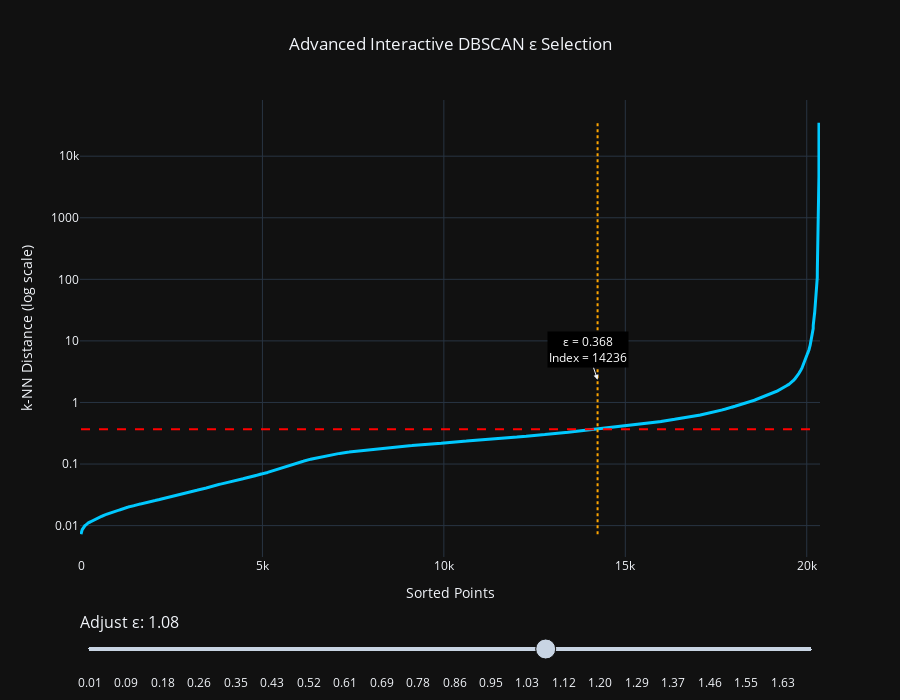

Notebook code for this chart:
### Code cell
import numpy as np
import plotly.graph_objects as go
from sklearn.preprocessing import RobustScaler
from sklearn.neighbors import NearestNeighbors

# ----------------------------
# 1️⃣ Scaling
# ----------------------------
scaler = RobustScaler()
X_scaled = scaler.fit_transform(X)

# ----------------------------
# 2️⃣ kNN distances
# ----------------------------
neighbors = NearestNeighbors(n_neighbors=10)
distances, _ = neighbors.fit(X_scaled).kneighbors(X_scaled)
k_distances = np.sort(distances[:, -1])

# ----------------------------
# 3️⃣ Initial epsilon
# ----------------------------
init_eps = np.percentile(k_distances, 70)

# Function to compute intersection index
def find_index(eps):
    return int(np.searchsorted(k_distances, eps))

# ----------------------------
# 4️⃣ Create Figure
# ----------------------------
fig = go.Figure()

# Main curve
fig.add_trace(go.Scatter(
    x=np.arange(len(k_distances)),
    y=k_distances,
    mode='lines',
    line=dict(width=3, color="#00C9FF"),
    name='k-distance'
))

# Initial intersection
init_idx = find_index(init_eps)

# Horizontal epsilon line
fig.add_shape(
    type="line",
    x0=0,
    x1=len(k_distances),
    y0=init_eps,
    y1=init_eps,
    line=dict(color="red", dash="dash"),
)

# Vertical index line
fig.add_shape(
    type="line",
    x0=init_idx,
    x1=init_idx,
    y0=min(k_distances),
    y1=max(k_distances),
    line=dict(color="orange", dash="dot"),
)

# Annotation
fig.add_annotation(
    x=init_idx,
    y=init_eps,
    text=f"ε = {init_eps:.3f}<br>Index = {init_idx}",
    showarrow=True,
    arrowhead=2,
    bgcolor="black",
    font=dict(color="white")
)

# ----------------------------
# 5️⃣ Slider
# ----------------------------
eps_values = np.linspace(
    np.min(k_distances),
    np.percentile(k_distances, 95),
    80
)

steps = []

for eps in eps_values:
    idx = find_index(eps)

    step = dict(
        method="relayout",
        args=[{
            "shapes[0].y0": eps,
            "shapes[0].y1": eps,
            "shapes[1].x0": idx,
            "shapes[1].x1": idx,
            "annotations[0].x": idx,
            "annotations[0].y": eps,
            "annotations[0].text":
                f"ε = {eps:.3f}<br>Index = {idx}<br>Points ≤ ε: {idx}"
        }],
        label=f"{eps:.2f}"
    )

    steps.append(step)

sliders = [dict(
    active=50,
    currentvalue={"prefix": "Adjust ε: ", "font": {"size": 16}},
    pad={"t": 50},
    steps=steps
)]

# ----------------------------
# 6️⃣ Layout Styling
# ----------------------------
fig.update_layout(
    title={
        "text": "Advanced Interactive DBSCAN ε Selection",
        "x": 0.5
    },
    template="plotly_dark",
    xaxis=dict(
        title="Sorted Points",
        showgrid=True,
        zeroline=False
    ),
    yaxis=dict(
        title="k-NN Distance (log scale)",
        type="log",
        showgrid=True
    ),
    sliders=sliders,
    height=700
)

fig.show()

### Figure 1 — Plotly figure (JSON) as saved in the notebook; plotly's stock layout.template omitted (floating-point values rounded to 4 significant figures; data arrays with more than 128 entries replaced by an {"elided": "..."} marker saying what was removed)
{"data": [{"line": {"color": "#00C9FF", "width": 3}, "mode": "lines", "name": "k-distance", "type": "scatter", "x": {"elided": "20338 int values"}, "y": {"elided": "20338 float values"}}], "layout": {"annotations": [{"arrowhead": 2, "bgcolor": "black", "font": {"color": "white"}, "showarrow": true, "text": "ε = 0.368<br>Index = 14236", "x": 14236, "y": 0.3681}], "height": 700, "shapes": [{"line": {"color": "red", "dash": "dash"}, "type": "line", "x0": 0, "x1": 20338, "y0": 0.3681, "y1": 0.3681}, {"line": {"color": "orange", "dash": "dot"}, "type": "line", "x0": 14236, "x1": 14236, "y0": 0.007265, "y1": 34790.0}], "sliders": [{"active": 50, "currentvalue": {"font": {"size": 16}, "prefix": "Adjust ε: "}, "pad": {"t": 50}, "steps": [{"args": [{"annotations[0].text": "ε = 0.007<br>Index = 0<br>Points ≤ ε: 0", "annotations[0].x": 0, "annotations[0].y": 0.007265, "shapes[0].y0": 0.007265, "shapes[0].y1": 0.007265, "shapes[1].x0": 0, "shapes[1].x1": 0}], "label": "0.01", "method": "relayout"}, {"args": [{"annotations[0].text": "ε = 0.029<br>Index = 2401<br>Points ≤ ε: 2401", "annotations[0].x": 2401, "annotations[0].y": 0.02862, "shapes[0].y0": 0.02862, "shapes[0].y1": 0.02862, "shapes[1].x0": 2401, "shapes[1].x1": 2401}], "label": "0.03", "method": "relayout"}, {"args": [{"annotations[0].text": "ε = 0.050<br>Index = 4010<br>Points ≤ ε: 4010", "annotations[0].x": 4010, "annotations[0].y": 0.04998, "shapes[0].y0": 0.04998, "shapes[0].y1": 0.04998, "shapes[1].x0": 4010, "shapes[1].x1": 4010}], "label": "0.05", "method": "relayout"}, {"args": [{"annotations[0].text": "ε = 0.071<br>Index = 5083<br>Points ≤ ε: 5083", "annotations[0].x": 5083, "annotations[0].y": 0.07134, "shapes[0].y0": 0.07134, "shapes[0].y1": 0.07134, "shapes[1].x0": 5083, "shapes[1].x1": 5083}], "label": "0.07", "method": "relayout"}, {"args": [{"annotations[0].text": "ε = 0.093<br>Index = 5718<br>Points ≤ ε: 5718", "annotations[0].x": 5718, "annotations[0].y": 0.0927, "shapes[0].y0": 0.0927, "shapes[0].y1": 0.0927, "shapes[1].x0": 5718, "shapes[1].x1": 5718}], "label": "0.09", "method": "relayout"}, {"args": [{"annotations[0].text": "ε = 0.114<br>Index = 6206<br>Points ≤ ε: 6206", "annotations[0].x": 6206, "annotations[0].y": 0.1141, "shapes[0].y0": 0.1141, "shapes[0].y1": 0.1141, "shapes[1].x0": 6206, "shapes[1].x1": 6206}], "label": "0.11", "method": "relayout"}, {"args": [{"annotations[0].text": "ε = 0.135<br>Index = 6732<br>Points ≤ ε: 6732", "annotations[0].x": 6732, "annotations[0].y": 0.1354, "shapes[0].y0": 0.1354, "shapes[0].y1": 0.1354, "shapes[1].x0": 6732, "shapes[1].x1": 6732}], "label": "0.14", "method": "relayout"}, {"args": [{"annotations[0].text": "ε = 0.157<br>Index = 7402<br>Points ≤ ε: 7402", "annotations[0].x": 7402, "annotations[0].y": 0.1568, "shapes[0].y0": 0.1568, "shapes[0].y1": 0.1568, "shapes[1].x0": 7402, "shapes[1].x1": 7402}], "label": "0.16", "method": "relayout"}, {"args": [{"annotations[0].text": "ε = 0.178<br>Index = 8222<br>Points ≤ ε: 8222", "annotations[0].x": 8222, "annotations[0].y": 0.1781, "shapes[0].y0": 0.1781, "shapes[0].y1": 0.1781, "shapes[1].x0": 8222, "shapes[1].x1": 8222}], "label": "0.18", "method": "relayout"}, {"args": [{"annotations[0].text": "ε = 0.199<br>Index = 9119<br>Points ≤ ε: 9119", "annotations[0].x": 9119, "annotations[0].y": 0.1995, "shapes[0].y0": 0.1995, "shapes[0].y1": 0.1995, "shapes[1].x0": 9119, "shapes[1].x1": 9119}], "label": "0.20", "method": "relayout"}, {"args": [{"annotations[0].text": "ε = 0.221<br>Index = 10039<br>Points ≤ ε: 10039", "annotations[0].x": 10039, "annotations[0].y": 0.2209, "shapes[0].y0": 0.2209, "shapes[0].y1": 0.2209, "shapes[1].x0": 10039, "shapes[1].x1": 10039}], "label": "0.22", "method": "relayout"}, {"args": [{"annotations[0].text": "ε = 0.242<br>Index = 10883<br>Points ≤ ε: 10883", "annotations[0].x": 10883, "annotations[0].y": 0.2422, "shapes[0].y0": 0.2422, "shapes[0].y1": 0.2422, "shapes[1].x0": 10883, "shapes[1].x1": 10883}], "label": "0.24", "method": "relayout"}, {"args": [{"annotations[0].text": "ε = 0.264<br>Index = 11631<br>Points ≤ ε: 11631", "annotations[0].x": 11631, "annotations[0].y": 0.2636, "shapes[0].y0": 0.2636, "shapes[0].y1": 0.2636, "shapes[1].x0": 11631, "shapes[1].x1": 11631}], "label": "0.26", "method": "relayout"}, {"args": [{"annotations[0].text": "ε = 0.285<br>Index = 12320<br>Points ≤ ε: 12320", "annotations[0].x": 12320, "annotations[0].y": 0.2849, "shapes[0].y0": 0.2849, "shapes[0].y1": 0.2849, "shapes[1].x0": 12320, "shapes[1].x1": 12320}], "label": "0.28", "method": "relayout"}, {"args": [{"annotations[0].text": "ε = 0.306<br>Index = 12876<br>Points ≤ ε: 12876", "annotations[0].x": 12876, "annotations[0].y": 0.3063, "shapes[0].y0": 0.3063, "shapes[0].y1": 0.3063, "shapes[1].x0": 12876, "shapes[1].x1": 12876}], "label": "0.31", "method": "relayout"}, {"args": [{"annotations[0].text": "ε = 0.328<br>Index = 13386<br>Points ≤ ε: 13386", "annotations[0].x": 13386, "annotations[0].y": 0.3276, "shapes[0].y0": 0.3276, "shapes[0].y1": 0.3276, "shapes[1].x0": 13386, "shapes[1].x1": 13386}], "label": "0.33", "method": "relayout"}, {"args": [{"annotations[0].text": "ε = 0.349<br>Index = 13843<br>Points ≤ ε: 13843", "annotations[0].x": 13843, "annotations[0].y": 0.349, "shapes[0].y0": 0.349, "shapes[0].y1": 0.349, "shapes[1].x0": 13843, "shapes[1].x1": 13843}], "label": "0.35", "method": "relayout"}, {"args": [{"annotations[0].text": "ε = 0.370<br>Index = 14284<br>Points ≤ ε: 14284", "annotations[0].x": 14284, "annotations[0].y": 0.3704, "shapes[0].y0": 0.3704, "shapes[0].y1": 0.3704, "shapes[1].x0": 14284, "shapes[1].x1": 14284}], "label": "0.37", "method": "relayout"}, {"args": [{"annotations[0].text": "ε = 0.392<br>Index = 14647<br>Points ≤ ε: 14647", "annotations[0].x": 14647, "annotations[0].y": 0.3917, "shapes[0].y0": 0.3917, "shapes[0].y1": 0.3917, "shapes[1].x0": 14647, "shapes[1].x1": 14647}], "label": "0.39", "method": "relayout"}, {"args": [{"annotations[0].text": "ε = 0.413<br>Index = 14988<br>Points ≤ ε: 14988", "annotations[0].x": 14988, "annotations[0].y": 0.4131, "shapes[0].y0": 0.4131, "shapes[0].y1": 0.4131, "shapes[1].x0": 14988, "shapes[1].x1": 14988}], "label": "0.41", "method": "relayout"}, {"args": [{"annotations[0].text": "ε = 0.434<br>Index = 15306<br>Points ≤ ε: 15306", "annotations[0].x": 15306, "annotations[0].y": 0.4344, "shapes[0].y0": 0.4344, "shapes[0].y1": 0.4344, "shapes[1].x0": 15306, "shapes[1].x1": 15306}], "label": "0.43", "method": "relayout"}, {"args": [{"annotations[0].text": "ε = 0.456<br>Index = 15598<br>Points ≤ ε: 15598", "annotations[0].x": 15598, "annotations[0].y": 0.4558, "shapes[0].y0": 0.4558, "shapes[0].y1": 0.4558, "shapes[1].x0": 15598, "shapes[1].x1": 15598}], "label": "0.46", "method": "relayout"}, {"args": [{"annotations[0].text": "ε = 0.477<br>Index = 15829<br>Points ≤ ε: 15829", "annotations[0].x": 15829, "annotations[0].y": 0.4772, "shapes[0].y0": 0.4772, "shapes[0].y1": 0.4772, "shapes[1].x0": 15829, "shapes[1].x1": 15829}], "label": "0.48", "method": "relayout"}, {"args": [{"annotations[0].text": "ε = 0.499<br>Index = 16050<br>Points ≤ ε: 16050", "annotations[0].x": 16050, "annotations[0].y": 0.4985, "shapes[0].y0": 0.4985, "shapes[0].y1": 0.4985, "shapes[1].x0": 16050, "shapes[1].x1": 16050}], "label": "0.50", "method": "relayout"}, {"args": [{"annotations[0].text": "ε = 0.520<br>Index = 16226<br>Points ≤ ε: 16226", "annotations[0].x": 16226, "annotations[0].y": 0.5199, "shapes[0].y0": 0.5199, "shapes[0].y1": 0.5199, "shapes[1].x0": 16226, "shapes[1].x1": 16226}], "label": "0.52", "method": "relayout"}, {"args": [{"annotations[0].text": "ε = 0.541<br>Index = 16423<br>Points ≤ ε: 16423", "annotations[0].x": 16423, "annotations[0].y": 0.5412, "shapes[0].y0": 0.5412, "shapes[0].y1": 0.5412, "shapes[1].x0": 16423, "shapes[1].x1": 16423}], "label": "0.54", "method": "relayout"}, {"args": [{"annotations[0].text": "ε = 0.563<br>Index = 16607<br>Points ≤ ε: 16607", "annotations[0].x": 16607, "annotations[0].y": 0.5626, "shapes[0].y0": 0.5626, "shapes[0].y1": 0.5626, "shapes[1].x0": 16607, "shapes[1].x1": 16607}], "label": "0.56", "method": "relayout"}, {"args": [{"annotations[0].text": "ε = 0.584<br>Index = 16761<br>Points ≤ ε: 16761", "annotations[0].x": 16761, "annotations[0].y": 0.5839, "shapes[0].y0": 0.5839, "shapes[0].y1": 0.5839, "shapes[1].x0": 16761, "shapes[1].x1": 16761}], "label": "0.58", "method": "relayout"}, {"args": [{"annotations[0].text": "ε = 0.605<br>Index = 16928<br>Points ≤ ε: 16928", "annotations[0].x": 16928, "annotations[0].y": 0.6053, "shapes[0].y0": 0.6053, "shapes[0].y1": 0.6053, "shapes[1].x0": 16928, "shapes[1].x1": 16928}], "label": "0.61", "method": "relayout"}, {"args": [{"annotations[0].text": "ε = 0.627<br>Index = 17079<br>Points ≤ ε: 17079", "annotations[0].x": 17079, "annotations[0].y": 0.6267, "shapes[0].y0": 0.6267, "shapes[0].y1": 0.6267, "shapes[1].x0": 17079, "shapes[1].x1": 17079}], "label": "0.63", "method": "relayout"}, {"args": [{"annotations[0].text": "ε = 0.648<br>Index = 17194<br>Points ≤ ε: 17194", "annotations[0].x": 17194, "annotations[0].y": 0.648, "shapes[0].y0": 0.648, "shapes[0].y1": 0.648, "shapes[1].x0": 17194, "shapes[1].x1": 17194}], "label": "0.65", "method": "relayout"}, {"args": [{"annotations[0].text": "ε = 0.669<br>Index = 17305<br>Points ≤ ε: 17305", "annotations[0].x": 17305, "annotations[0].y": 0.6694, "shapes[0].y0": 0.6694, "shapes[0].y1": 0.6694, "shapes[1].x0": 17305, "shapes[1].x1": 17305}], "label": "0.67", "method": "relayout"}, {"args": [{"annotations[0].text": "ε = 0.691<br>Index = 17408<br>Points ≤ ε: 17408", "annotations[0].x": 17408, "annotations[0].y": 0.6907, "shapes[0].y0": 0.6907, "shapes[0].y1": 0.6907, "shapes[1].x0": 17408, "shapes[1].x1": 17408}], "label": "0.69", "method": "relayout"}, {"args": [{"annotations[0].text": "ε = 0.712<br>Index = 17505<br>Points ≤ ε: 17505", "annotations[0].x": 17505, "annotations[0].y": 0.7121, "shapes[0].y0": 0.7121, "shapes[0].y1": 0.7121, "shapes[1].x0": 17505, "shapes[1].x1": 17505}], "label": "0.71", "method": "relayout"}, {"args": [{"annotations[0].text": "ε = 0.733<br>Index = 17580<br>Points ≤ ε: 17580", "annotations[0].x": 17580, "annotations[0].y": 0.7335, "shapes[0].y0": 0.7335, "shapes[0].y1": 0.7335, "shapes[1].x0": 17580, "shapes[1].x1": 17580}], "label": "0.73", "method": "relayout"}, {"args": [{"annotations[0].text": "ε = 0.755<br>Index = 17672<br>Points ≤ ε: 17672", "annotations[0].x": 17672, "annotations[0].y": 0.7548, "shapes[0].y0": 0.7548, "shapes[0].y1": 0.7548, "shapes[1].x0": 17672, "shapes[1].x1": 17672}], "label": "0.75", "method": "relayout"}, {"args": [{"annotations[0].text": "ε = 0.776<br>Index = 17740<br>Points ≤ ε: 17740", "annotations[0].x": 17740, "annotations[0].y": 0.7762, "shapes[0].y0": 0.7762, "shapes[0].y1": 0.7762, "shapes[1].x0": 17740, "shapes[1].x1": 17740}], "label": "0.78", "method": "relayout"}, {"args": [{"annotations[0].text": "ε = 0.798<br>Index = 17822<br>Points ≤ ε: 17822", "annotations[0].x": 17822, "annotations[0].y": 0.7975, "shapes[0].y0": 0.7975, "shapes[0].y1": 0.7975, "shapes[1].x0": 17822, "shapes[1].x1": 17822}], "label": "0.80", "method": "relayout"}, {"args": [{"annotations[0].text": "ε = 0.819<br>Index = 17893<br>Points ≤ ε: 17893", "annotations[0].x": 17893, "annotations[0].y": 0.8189, "shapes[0].y0": 0.8189, "shapes[0].y1": 0.8189, "shapes[1].x0": 17893, "shapes[1].x1": 17893}], "label": "0.82", "method": "relayout"}, {"args": [{"annotations[0].text": "ε = 0.840<br>Index = 17943<br>Points ≤ ε: 17943", "annotations[0].x": 17943, "annotations[0].y": 0.8402, "shapes[0].y0": 0.8402, "shapes[0].y1": 0.8402, "shapes[1].x0": 17943, "shapes[1].x1": 17943}], "label": "0.84", "method": "relayout"}, {"args": [{"annotations[0].text": "ε = 0.862<br>Index = 18013<br>Points ≤ ε: 18013", "annotations[0].x": 18013, "annotations[0].y": 0.8616, "shapes[0].y0": 0.8616, "shapes[0].y1": 0.8616, "shapes[1].x0": 18013, "shapes[1].x1": 18013}], "label": "0.86", "method": "relayout"}, {"args": [{"annotations[0].text": "ε = 0.883<br>Index = 18070<br>Points ≤ ε: 18070", "annotations[0].x": 18070, "annotations[0].y": 0.883, "shapes[0].y0": 0.883, "shapes[0].y1": 0.883, "shapes[1].x0": 18070, "shapes[1].x1": 18070}], "label": "0.88", "method": "relayout"}, {"args": [{"annotations[0].text": "ε = 0.904<br>Index = 18119<br>Points ≤ ε: 18119", "annotations[0].x": 18119, "annotations[0].y": 0.9043, "shapes[0].y0": 0.9043, "shapes[0].y1": 0.9043, "shapes[1].x0": 18119, "shapes[1].x1": 18119}], "label": "0.90", "method": "relayout"}, {"args": [{"annotations[0].text": "ε = 0.926<br>Index = 18174<br>Points ≤ ε: 18174", "annotations[0].x": 18174, "annotations[0].y": 0.9257, "shapes[0].y0": 0.9257, "shapes[0].y1": 0.9257, "shapes[1].x0": 18174, "shapes[1].x1": 18174}], "label": "0.93", "method": "relayout"}, {"args": [{"annotations[0].text": "ε = 0.947<br>Index = 18218<br>Points ≤ ε: 18218", "annotations[0].x": 18218, "annotations[0].y": 0.947, "shapes[0].y0": 0.947, "shapes[0].y1": 0.947, "shapes[1].x0": 18218, "shapes[1].x1": 18218}], "label": "0.95", "method": "relayout"}, {"args": [{"annotations[0].text": "ε = 0.968<br>Index = 18282<br>Points ≤ ε: 18282", "annotations[0].x": 18282, "annotations[0].y": 0.9684, "shapes[0].y0": 0.9684, "shapes[0].y1": 0.9684, "shapes[1].x0": 18282, "shapes[1].x1": 18282}], "label": "0.97", "method": "relayout"}, {"args": [{"annotations[0].text": "ε = 0.990<br>Index = 18338<br>Points ≤ ε: 18338", "annotations[0].x": 18338, "annotations[0].y": 0.9898, "shapes[0].y0": 0.9898, "shapes[0].y1": 0.9898, "shapes[1].x0": 18338, "shapes[1].x1": 18338}], "label": "0.99", "method": "relayout"}, {"args": [{"annotations[0].text": "ε = 1.011<br>Index = 18391<br>Points ≤ ε: 18391", "annotations[0].x": 18391, "annotations[0].y": 1.011, "shapes[0].y0": 1.011, "shapes[0].y1": 1.011, "shapes[1].x0": 18391, "shapes[1].x1": 18391}], "label": "1.01", "method": "relayout"}, {"args": [{"annotations[0].text": "ε = 1.032<br>Index = 18436<br>Points ≤ ε: 18436", "annotations[0].x": 18436, "annotations[0].y": 1.032, "shapes[0].y0": 1.032, "shapes[0].y1": 1.032, "shapes[1].x0": 18436, "shapes[1].x1": 18436}], "label": "1.03", "method": "relayout"}, {"args": [{"annotations[0].text": "ε = 1.054<br>Index = 18484<br>Points ≤ ε: 18484", "annotations[0].x": 18484, "annotations[0].y": 1.054, "shapes[0].y0": 1.054, "shapes[0].y1": 1.054, "shapes[1].x0": 18484, "shapes[1].x1": 18484}], "label": "1.05", "method": "relayout"}, {"args": [{"annotations[0].text": "ε = 1.075<br>Index = 18529<br>Points ≤ ε: 18529", "annotations[0].x": 18529, "annotations[0].y": 1.075, "shapes[0].y0": 1.075, "shapes[0].y1": 1.075, "shapes[1].x0": 18529, "shapes[1].x1": 18529}], "label": "1.08", "method": "relayout"}, {"args": [{"annotations[0].text": "ε = 1.097<br>Index = 18576<br>Points ≤ ε: 18576", "annotations[0].x": 18576, "annotations[0].y": 1.097, "shapes[0].y0": 1.097, "shapes[0].y1": 1.097, "shapes[1].x0": 18576, "shapes[1].x1": 18576}], "label": "1.10", "method": "relayout"}, {"args": [{"annotations[0].text": "ε = 1.118<br>Index = 18610<br>Points ≤ ε: 18610", "annotations[0].x": 18610, "annotations[0].y": 1.118, "shapes[0].y0": 1.118, "shapes[0].y1": 1.118, "shapes[1].x0": 18610, "shapes[1].x1": 18610}], "label": "1.12", "method": "relayout"}, {"args": [{"annotations[0].text": "ε = 1.139<br>Index = 18645<br>Points ≤ ε: 18645", "annotations[0].x": 18645, "annotations[0].y": 1.139, "shapes[0].y0": 1.139, "shapes[0].y1": 1.139, "shapes[1].x0": 18645, "shapes[1].x1": 18645}], "label": "1.14", "method": "relayout"}, {"args": [{"annotations[0].text": "ε = 1.161<br>Index = 18684<br>Points ≤ ε: 18684", "annotations[0].x": 18684, "annotations[0].y": 1.161, "shapes[0].y0": 1.161, "shapes[0].y1": 1.161, "shapes[1].x0": 18684, "shapes[1].x1": 18684}], "label": "1.16", "method": "relayout"}, {"args": [{"annotations[0].text": "ε = 1.182<br>Index = 18720<br>Points ≤ ε: 18720", "annotations[0].x": 18720, "annotations[0].y": 1.182, "shapes[0].y0": 1.182, "shapes[0].y1": 1.182, "shapes[1].x0": 18720, "shapes[1].x1": 18720}], "label": "1.18", "method": "relayout"}, {"args": [{"annotations[0].text": "ε = 1.203<br>Index = 18759<br>Points ≤ ε: 18759", "annotations[0].x": 18759, "annotations[0].y": 1.203, "shapes[0].y0": 1.203, "shapes[0].y1": 1.203, "shapes[1].x0": 18759, "shapes[1].x1": 18759}], "label": "1.20", "method": "relayout"}, {"args": [{"annotations[0].text": "ε = 1.225<br>Index = 18799<br>Points ≤ ε: 18799", "annotations[0].x": 18799, "annotations[0].y": 1.225, "shapes[0].y0": 1.225, "shapes[0].y1": 1.225, "shapes[1].x0": 18799, "shapes[1].x1": 18799}], "label": "1.22", "method": "relayout"}, {"args": [{"annotations[0].text": "ε = 1.246<br>Index = 18827<br>Points ≤ ε: 18827", "annotations[0].x": 18827, "annotations[0].y": 1.246, "shapes[0].y0": 1.246, "shapes[0].y1": 1.246, "shapes[1].x0": 18827, "shapes[1].x1": 18827}], "label": "1.25", "method": "relayout"}, {"args": [{"annotations[0].text": "ε = 1.267<br>Index = 18860<br>Points ≤ ε: 18860", "annotations[0].x": 18860, "annotations[0].y": 1.267, "shapes[0].y0": 1.267, "shapes[0].y1": 1.267, "shapes[1].x0": 18860, "shapes[1].x1": 18860}], "label": "1.27", "method": "relayout"}, {"args": [{"annotations[0].text": "ε = 1.289<br>Index = 18893<br>Points ≤ ε: 18893", "annotations[0].x": 18893, "annotations[0].y": 1.289, "shapes[0].y0": 1.289, "shapes[0].y1": 1.289, "shapes[1].x0": 18893, "shapes[1].x1": 18893}], "label": "1.29", "method": "relayout"}, {"args": [{"annotations[0].text": "ε = 1.310<br>Index = 18931<br>Points ≤ ε: 18931", "annotations[0].x": 18931, "annotations[0].y": 1.31, "shapes[0].y0": 1.31, "shapes[0].y1": 1.31, "shapes[1].x0": 18931, "shapes[1].x1": 18931}], "label": "1.31", "method": "relayout"}, {"args": [{"annotations[0].text": "ε = 1.331<br>Index = 18974<br>Points ≤ ε: 18974", "annotations[0].x": 18974, "annotations[0].y": 1.331, "shapes[0].y0": 1.331, "shapes[0].y1": 1.331, "shapes[1].x0": 18974, "shapes[1].x1": 18974}], "label": "1.33", "method": "relayout"}, {"args": [{"annotations[0].text": "ε = 1.353<br>Index = 19004<br>Points ≤ ε: 19004", "annotations[0].x": 19004, "annotations[0].y": 1.353, "shapes[0].y0": 1.353, "shapes[0].y1": 1.353, "shapes[1].x0": 19004, "shapes[1].x1": 19004}], "label": "1.35", "method": "relayout"}, {"args": [{"annotations[0].text": "ε = 1.374<br>Index = 19024<br>Points ≤ ε: 19024", "annotations[0].x": 19024, "annotations[0].y": 1.374, "shapes[0].y0": 1.374, "shapes[0].y1": 1.374, "shapes[1].x0": 19024, "shapes[1].x1": 19024}], "label": "1.37", "method": "relayout"}, {"args": [{"annotations[0].text": "ε = 1.396<br>Index = 19049<br>Points ≤ ε: 19049", "annotations[0].x": 19049, "annotations[0].y": 1.396, "shapes[0].y0": 1.396, "shapes[0].y1": 1.396, "shapes[1].x0": 19049, "shapes[1].x1": 19049}], "label": "1.40", "method": "relayout"}, {"args": [{"annotations[0].text": "ε = 1.417<br>Index = 19065<br>Points ≤ ε: 19065", "annotations[0].x": 19065, "annotations[0].y": 1.417, "shapes[0].y0": 1.417, "shapes[0].y1": 1.417, "shapes[1].x0": 19065, "shapes[1].x1": 19065}], "label": "1.42", "method": "relayout"}, {"args": [{"annotations[0].text": "ε = 1.438<br>Index = 19087<br>Points ≤ ε: 19087", "annotations[0].x": 19087, "annotations[0].y": 1.438, "shapes[0].y0": 1.438, "shapes[0].y1": 1.438, "shapes[1].x0": 19087, "shapes[1].x1": 19087}], "label": "1.44", "method": "relayout"}, {"args": [{"annotations[0].text": "ε = 1.460<br>Index = 19105<br>Points ≤ ε: 19105", "annotations[0].x": 19105, "annotations[0].y": 1.46, "shapes[0].y0": 1.46, "shapes[0].y1": 1.46, "shapes[1].x0": 19105, "shapes[1].x1": 19105}], "label": "1.46", "method": "relayout"}, {"args": [{"annotations[0].text": "ε = 1.481<br>Index = 19131<br>Points ≤ ε: 19131", "annotations[0].x": 19131, "annotations[0].y": 1.481, "shapes[0].y0": 1.481, "shapes[0].y1": 1.481, "shapes[1].x0": 19131, "shapes[1].x1": 19131}], "label": "1.48", "method": "relayout"}, {"args": [{"annotations[0].text": "ε = 1.502<br>Index = 19156<br>Points ≤ ε: 19156", "annotations[0].x": 19156, "annotations[0].y": 1.502, "shapes[0].y0": 1.502, "shapes[0].y1": 1.502, "shapes[1].x0": 19156, "shapes[1].x1": 19156}], "label": "1.50", "method": "relayout"}, {"args": [{"annotations[0].text": "ε = 1.524<br>Index = 19176<br>Points ≤ ε: 19176", "annotations[0].x": 19176, "annotations[0].y": 1.524, "shapes[0].y0": 1.524, "shapes[0].y1": 1.524, "shapes[1].x0": 19176, "shapes[1].x1": 19176}], "label": "1.52", "method": "relayout"}, {"args": [{"annotations[0].text": "ε = 1.545<br>Index = 19197<br>Points ≤ ε: 19197", "annotations[0].x": 19197, "annotations[0].y": 1.545, "shapes[0].y0": 1.545, "shapes[0].y1": 1.545, "shapes[1].x0": 19197, "shapes[1].x1": 19197}], "label": "1.55", "method": "relayout"}, {"args": [{"annotations[0].text": "ε = 1.566<br>Index = 19216<br>Points ≤ ε: 19216", "annotations[0].x": 19216, "annotations[0].y": 1.566, "shapes[0].y0": 1.566, "shapes[0].y1": 1.566, "shapes[1].x0": 19216, "shapes[1].x1": 19216}], "label": "1.57", "method": "relayout"}, {"args": [{"annotations[0].text": "ε = 1.588<br>Index = 19242<br>Points ≤ ε: 19242", "annotations[0].x": 19242, "annotations[0].y": 1.588, "shapes[0].y0": 1.588, "shapes[0].y1": 1.588, "shapes[1].x0": 19242, "shapes[1].x1": 19242}], "label": "1.59", "method": "relayout"}, {"args": [{"annotations[0].text": "ε = 1.609<br>Index = 19262<br>Points ≤ ε: 19262", "annotations[0].x": 19262, "annotations[0].y": 1.609, "shapes[0].y0": 1.609, "shapes[0].y1": 1.609, "shapes[1].x0": 19262, "shapes[1].x1": 19262}], "label": "1.61", "method": "relayout"}, {"args": [{"annotations[0].text": "ε = 1.631<br>Index = 19273<br>Points ≤ ε: 19273", "annotations[0].x": 19273, "annotations[0].y": 1.631, "shapes[0].y0": 1.631, "shapes[0].y1": 1.631, "shapes[1].x0": 19273, "shapes[1].x1": 19273}], "label": "1.63", "method": "relayout"}, {"args": [{"annotations[0].text": "ε = 1.652<br>Index = 19288<br>Points ≤ ε: 19288", "annotations[0].x": 19288, "annotations[0].y": 1.652, "shapes[0].y0": 1.652, "shapes[0].y1": 1.652, "shapes[1].x0": 19288, "shapes[1].x1": 19288}], "label": "1.65", "method": "relayout"}, {"args": [{"annotations[0].text": "ε = 1.673<br>Index = 19299<br>Points ≤ ε: 19299", "annotations[0].x": 19299, "annotations[0].y": 1.673, "shapes[0].y0": 1.673, "shapes[0].y1": 1.673, "shapes[1].x0": 19299, "shapes[1].x1": 19299}], "label": "1.67", "method": "relayout"}, {"args": [{"annotations[0].text": "ε = 1.695<br>Index = 19321<br>Points ≤ ε: 19321", "annotations[0].x": 19321, "annotations[0].y": 1.695, "shapes[0].y0": 1.695, "shapes[0].y1": 1.695, "shapes[1].x0": 19321, "shapes[1].x1": 19321}], "label": "1.69", "method": "relayout"}]}], "title": {"text": "Advanced Interactive DBSCAN ε Selection", "x": 0.5}, "xaxis": {"showgrid": true, "title": {"text": "Sorted Points"}, "zeroline": false}, "yaxis": {"showgrid": true, "title": {"text": "k-NN Distance (log scale)"}, "type": "log"}}}
